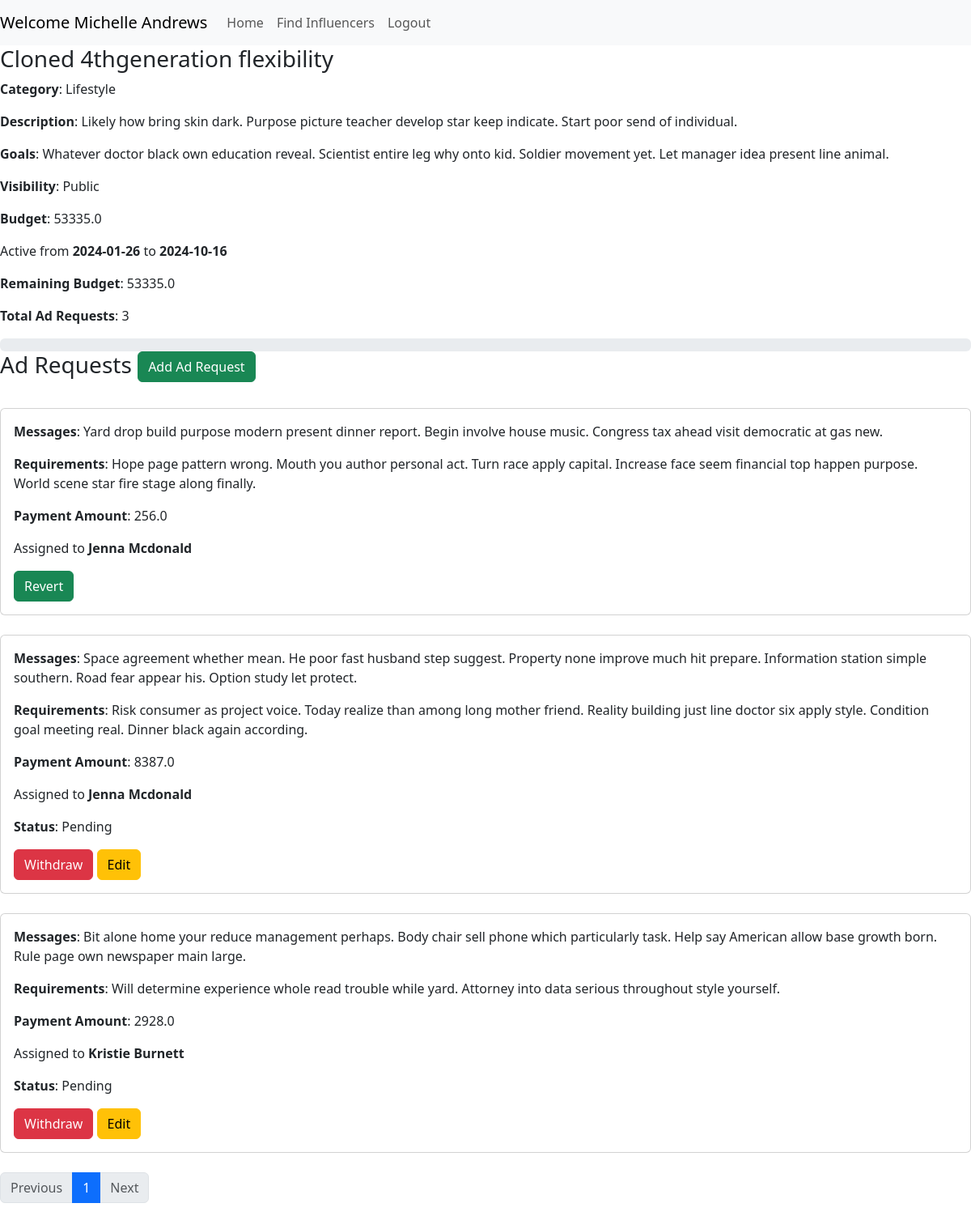
Page /campaign/1 (signed in) on the committed database.
### components/models.py (models this page shows)
class User(db.Model, UserMixin):
    __tablename__ = "user"
    id = db.Column(db.Integer, primary_key=True, unique = True, nullable=False)
    role = db.Column(db.String, nullable=False)
    name = db.Column(db.String, nullable=False)
    email = db.Column(db.String, nullable=False, unique = True)
    password = db.Column(db.String, nullable=False)
    industry = db.Column(db.String)
    category = db.Column(db.String)
    reach = db.Column(db.Float)
    created_on = db.Column(db.Date, nullable=False)
    campaigns = db.relationship('Campaign', back_populates = 'sponsor')
    ad_requests = db.relationship('Ad_request', back_populates = 'influencer')

class Campaign(db.Model):
    __tablename__ = "campaign"
    id = db.Column(db.Integer, primary_key=True, unique = True, nullable=False)
    sponsor_id = db.Column(db.Integer, db.ForeignKey('user.id'), nullable=False)
    sponsor = db.relationship('User', back_populates = 'campaigns', uselist=False)
    name = db.Column(db.String, nullable=False)
    description = db.Column(db.String, nullable=False)
    goals = db.Column(db.String, nullable=False)
    category = db.Column(db.String, nullable=False)
    budget = db.Column(db.Float, nullable=False)
    remaining = db.Column(db.Float, nullable=False)
    visibility = db.Column(db.String, nullable=False)
    start_date = db.Column(db.Date, nullable=False)
    end_date = db.Column(db.Date, nullable=False)
    created_on = db.Column(db.Date, nullable=False)
    ad_requests = db.relationship('Ad_request', back_populates = 'campaign')

class Ad_request(db.Model):
    __tablename__ = "ad_request"
    id = db.Column(db.Integer, primary_key=True, unique = True, nullable=False)
    influencer_id = db.Column(db.Integer, db.ForeignKey('user.id'))
    influencer = db.relationship('User', back_populates = 'ad_requests', uselist=False)
    campaign_id = db.Column(db.Integer, db.ForeignKey('campaign.id'), nullable=False)
    campaign = db.relationship('Campaign', back_populates = 'ad_requests', uselist=False)
    messages = db.Column(db.String, nullable=False)
    requirements = db.Column(db.String, nullable=False)
    payment_amount = db.Column(db.Float, nullable=False)
    status = db.Column(db.String, nullable=False)
    negotiate = db.Column(db.Boolean, nullable=False, default=False)
    created_on = db.Column(db.Date, nullable=False)
    accepted_on = db.Column(db.Date)
    rejected_on = db.Column(db.Date)

### app.py (the view, shortened to what this page needs)
@app.route('/campaign/<id>', methods=['GET', 'POST'])
@login_required
def campaign(id):
    user = current_user
    form_id = request.form.get('form_id')
    page = request.args.get('page', 1, type=int)
    error = request.args.get('error', '')
    campaign = get_campaign(id)
    ad_requests = get_campaign_ad_requests([id], page)
    if request.method == 'GET':
        return render_template('campaign.html', user=user, campaign=campaign, ad_requests=ad_requests, error=error)
    elif request.method == 'POST' and form_id == 'negotiate_ad':
        ad_request = id_check(request, "Ad request", "campaign")
        payment_amount = request.form.get('payment_amount')
        update_ad_request(ad_request.id, {"payment_amount": payment_amount, "negotiate": True, "status": "Pending"})
        return redirect(url_for('campaign', id=id, error="Ad request updated successfully"))
    elif request.method == 'POST' and form_id == 'withdraw_ad':
        ad_request = id_check(request, "Ad request", "campaign")
        delete_ad_request(ad_request.id)
        return redirect(url_for('campaign', id=id, error="Ad request deleted successfully"))

### app.py (called while the page is built)
@login_manager.user_loader
def load_user(user_id):
    user = User.query.get(user_id)
    return user

### components/ad_request.py (called while the page is built)
def get_campaign_ad_requests(campaign_id, page):
    if page == -1:
        ad_requests = Ad_request.query.filter(Ad_request.campaign_id.in_(campaign_id)).all()
        return ad_requests
    ad_requests = Ad_request.query.filter(Ad_request.campaign_id.in_(campaign_id)).paginate(page=page, per_page=5, error_out=False)
    return ad_requests

### components/campaign.py (called while the page is built)
def get_campaign(campaign_id):
    campaign = Campaign.query.filter_by(id=campaign_id).first()
    return campaign

### templates/campaign.html (shortened to what this page needs)
<!DOCTYPE html>
<html lang="en">
<head>
    <link href="https://cdn.jsdelivr.net/npm/bootstrap@5.3.3/dist/css/bootstrap.min.css" rel="stylesheet">
</head>
<body style="margin-top:56px">
    {% if user.role == "Sponsor" %}
    <nav class="navbar navbar-expand-lg navbar-light bg-light fixed-top">
        <a class="navbar-brand" href="#">Welcome {{ user.name }}</a>
        <div class="collapse navbar-collapse" id="navbarSupportedContent">
          <ul class="navbar-nav mr-auto">
            <li class="nav-item">
              <a class="nav-link" href="{{ url_for('sponsor_dashboard') }}">Home</a>
            </li>
            <li class="nav-item">
                <a class="nav-link" href="{{ url_for('search') }}">Find Influencers</a>
            </li>
            <li class="nav-item">
                <a class="nav-link" href="{{ url_for('logout') }}">Logout</a>
            </li>
          </ul>
        </div>
    </nav>
    {% endif %}
    <div class="Campaign">
        <h3>{{ campaign.name }}</h3>
        <p><b>Category</b>: {{ campaign.category }}</p>
        <p><b>Description</b>: {{ campaign.description }}</p>
        <p><b>Goals</b>: {{ campaign.goals }}</p>
        <p><b>Visibility</b>: {{ campaign.visibility }}</p>
        <p><b>Budget</b>: {{ campaign.budget }}</p>
        <p>Active from <b>{{ campaign.start_date }}</b> to <b>{{ campaign.end_date }}</b></p>
        <p><b>Remaining Budget</b>: {{ campaign.remaining }}</p>
        {% if user.role == "Sponsor" or user.role == "Admin" %}
        <p><b>Total Ad Requests</b>: {{ ad_requests.total }}</p>
        {% endif %}
        <div class="progress">
        </div>
    </div>
     <div id="ad_requests">
        <h3>Ad Requests
        {% if user.role == "Sponsor" %}
            <button type="button" class="btn btn-success" data-bs-toggle="modal" data-bs-target="#addAdRequest">
            Add Ad Request
            </button>
            </h3>
        {% else %}
            </h3>
        {% endif %}
        {% if ad_requests.items | length == 0 %}
            <p>No Ad Requests available yet.</p>
        {% else %}
            <br>
        {% endif %}
        {% for ad_request in ad_requests.items %}
            <div class="card">
                <div class="card-body">
                    <p class="card-text"><b>Messages</b>: {{ ad_request.messages }}</p>
                    <p class="card-text"><b>Requirements</b>: {{ ad_request.requirements }}</p>
                    <p class="card-text"><b>Payment Amount</b>: {{ ad_request.payment_amount }}</p>
                    {% if not ad_request.influencer %}
                    <p class="card-text"><b>Influencer Not Assigned</b></p>
                    {% else %}
                    <p class="card-text">Assigned to <b>{{ ad_request.influencer.name }}</b></p>
                    {% endif %}
                    {% if ad_request.negotiate and ad_request.status == "Pending" and user.role == "Sponsor" %}
                        <button type="button" class="btn btn-success" data-bs-toggle="modal" data-bs-target="#revertAd{{ ad_request.id }}">
                            Revert
                        </button>
                    {% elif not ad_request.negotiate and ad_request.status == "Pending" and user.role == "Sponsor" %}
                        <p><b>Status</b>: {{ ad_request.status }}</p>
                        <button type="button" class="btn btn-danger" data-bs-toggle="modal" data-bs-target="#withdrawAd{{ ad_request.id }}">
                            Withdraw
                        </button>
                        <button type="button" class="btn btn-warning" data-bs-toggle="modal" data-bs-target="#editAd{{ ad_request.id }}">
                            Edit
                        </button>
                    {% elif ad_request.status == "Pending" %}
                        <p><b>Status</b>: {{ ad_request.status }}</p>
                    {% else %}
                        <p><b>Status</b>: {{ ad_request.status }}ed</b></p>
                    {% endif %}
                </div>
            </div>
            <br>
        {% endfor %}
        <nav aria-label="Ad Request Page navigation">
            <ul class="pagination">
                {% if ad_requests.has_prev %}
                <li class="page-item">
                    <a class="page-link" href="/campaign/{{ campaign.id }}?page={{ ad_requests.prev_num }}">Previous</a>
                </li>
                {% else %}
                <li class="page-item disabled"><span class="page-link">Previous</span></li>
                {% endif %}
                {% for page_num in ad_requests.iter_pages() %}
                {% if page_num %}
                {% if page_num != ad_requests.page %}
                <li class="page-item"><a class="page-link" href="/campaign/{{ campaign.id }}?page={{ page_num }}">{{ page_num }}</a></li>
                {% else %}
                <li class="page-item active" aria-current="page">
                    <span class="page-link">{{ page_num }}</span>
                </li>
                {% endif %}
                {% else %}
                <li class="page-item disabled"><span class="page-link">...</span></li>
                {% endif %}
                {% endfor %}
                {% if ad_requests.has_next %}
                <li class="page-item">
                    <a class="page-link" href="/campaign/{{ campaign.id }}?page={{ ad_requests.next_num }}">Next</a>
                </li>
                {% else %}
                <li class="page-item disabled"><span class="page-link">Next</span></li>
                {% endif %}
            </ul>
        </nav>
     </div>
</body>
</html>

### rows in the picture
User: name "Michelle Andrews"
Campaign: name "Cloned 4thgeneration flexibility", category "Lifestyle", description "Likely how bring skin dark. Purpose picture teacher develop star keep indicate. Start poor send of individual.", goals "Whatever doctor black own education reveal. Scientist entire leg why onto kid. Soldier movement yet. Let manager idea present line animal.", visibility "Public", budget "53335.0", start_date "2024-01-26", end_date "2024-10-16", remaining "53335.0"
Ad_request: messages "Yard drop build purpose modern present dinner report. Begin involve house music. Congress tax ahead visit democratic at gas new.", requirements "Hope page pattern wrong. Mouth you author personal act. Turn race apply capital. Increase face seem financial top happen purpose. World scene star fire stage along finally.", payment_amount "256.0", influencer.name "Jenna Mcdonald"
Ad_request: messages "Space agreement whether mean. He poor fast husband step suggest. Property none improve much hit prepare. Information station simple southern. Road fear appear his. Option study let protect.", requirements "Risk consumer as project voice. Today realize than among long mother friend. Reality building just line doctor six apply style. Condition goal meeting real. Dinner black again according.", payment_amount "8387.0", influencer.name "Jenna Mcdonald", status "Pending"
Ad_request: messages "Bit alone home your reduce management perhaps. Body chair sell phone which particularly task. Help say American allow base growth born. Rule page own newspaper main large.", requirements "Will determine experience whole read trouble while yard. Attorney into data serious throughout style yourself.", payment_amount "2928.0", influencer.name "Kristie Burnett", status "Pending"

### other values in the picture
{{ ad_requests.total }} "3"
{{ page_num }} "1"
